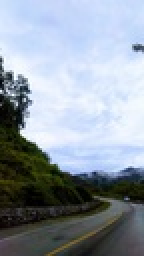
%> input picture Tugas 4/ARIP.jpeg, 72 x 128 px, shrunk from 899 x 1599 before the run (shown 2 times larger)
$ octave bagian4.m   (GNU Octave 9; MATLAB toolbox functions it lacks are replaced by stand-ins)
%> lines starting %> are read from the running program, lines starting %| are printed output that depends on the picture
A = imread('ARIP.jpeg');
%> A is the input picture: size 128x72x3 uint8; mean R, G, B 144, 154.2, 165.2
F = imnoise(A,'salt & pepper',0.2);
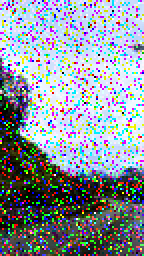
%> F: size 128x72x3 uint8 (shown 2 times larger); mean R, G, B 140, 148.9, 157.9
figure(1);imshow(F);
[tinggi, lebar] = size(F);
%> tinggi = 128; lebar = 216

for baris=2 : tinggi-1
    for kolom=2 : lebar-1
        data = [F(baris-1,kolom-1)
            F(baris-1,kolom)
            F(baris-1,kolom+1)
            F(baris,kolom-1)
            F(baris,kolom)
            F(baris,kolom+1)
            F(baris+1,kolom-1)
            F(baris+1,kolom)
            F(baris+1,kolom+1)];
        for i = 1 : 8
            for j=i+1 : 9
                if data(i) > data(j)
                    tmp = data(i);
                    data(i) = data(j);
                    data(j) = tmp;
                end
            end
        end
        G(baris,kolom) = data(5);
    end
end
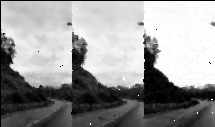
%> G: size 127x215 uint8; min 0, max 255, mean 152.9
%> after the loop, data = [81; 84; 85; 86; 87; 87; 89; 91; 93]; tmp = 93
figure(2); imshow(G);
clear;
